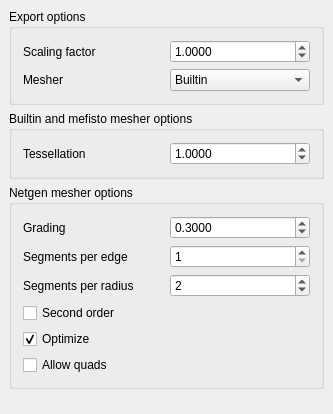
<?xml version="1.0" encoding="UTF-8"?>
<ui version="4.0">
 <class>Gui::Dialog::DlgSettingsArch</class>
 <widget class="QWidget" name="Gui::Dialog::DlgSettingsArch">
  <property name="geometry">
   <rect>
    <x>0</x>
    <y>0</y>
    <width>333</width>
    <height>414</height>
   </rect>
  </property>
  <property name="windowTitle">
   <string>DAE</string>
  </property>
  <layout class="QVBoxLayout">
   <property name="spacing">
    <number>6</number>
   </property>
   <property name="margin">
    <number>9</number>
   </property>
   <item>
    <widget class="QGroupBox" name="groupBox_3">
     <property name="title">
      <string>Export options</string>
     </property>
     <layout class="QVBoxLayout" name="verticalLayout_3">
      <item>
       <layout class="QHBoxLayout" name="horizontalLayout_7">
        <item>
         <widget class="QLabel" name="label_3">
          <property name="text">
           <string>Scaling factor</string>
          </property>
         </widget>
        </item>
        <item>
         <widget class="Gui::PrefDoubleSpinBox" name="doubleSpinBox">
          <property name="decimals">
           <number>4</number>
          </property>
          <property name="maximum">
           <double>999999.989999999990687</double>
          </property>
          <property name="value">
           <double>1.000000000000000</double>
          </property>
          <property name="prefEntry" stdset="0">
           <cstring>ColladaScalingFactor</cstring>
          </property>
          <property name="prefPath" stdset="0">
           <cstring>Mod/Arch</cstring>
          </property>
         </widget>
        </item>
       </layout>
      </item>
      <item>
       <layout class="QHBoxLayout" name="horizontalLayout">
        <item>
         <widget class="QLabel" name="label">
          <property name="text">
           <string>Mesher</string>
          </property>
         </widget>
        </item>
        <item>
         <widget class="Gui::PrefComboBox" name="comboBox">
          <property name="toolTip">
           <string>The mesher to use. If using netgen, make sure netgen is enabled in the Mesh module</string>
          </property>
          <property name="prefEntry" stdset="0">
           <cstring>ColladaMesher</cstring>
          </property>
          <property name="prefPath" stdset="0">
           <cstring>Mod/Arch</cstring>
          </property>
          <item>
           <property name="text">
            <string>Builtin</string>
           </property>
          </item>
          <item>
           <property name="text">
            <string>Mefisto</string>
           </property>
          </item>
          <item>
           <property name="text">
            <string>Netgen</string>
           </property>
          </item>
         </widget>
        </item>
       </layout>
      </item>
     </layout>
    </widget>
   </item>
   <item>
    <widget class="QGroupBox" name="groupBox_2">
     <property name="title">
      <string>Builtin and mefisto mesher options</string>
     </property>
     <layout class="QVBoxLayout" name="verticalLayout_2">
      <item>
       <layout class="QHBoxLayout" name="horizontalLayout_2">
        <item>
         <widget class="QLabel" name="label_2">
          <property name="text">
           <string>Tessellation</string>
          </property>
         </widget>
        </item>
        <item>
         <widget class="Gui::PrefDoubleSpinBox" name="doubleSpinBox_2">
          <property name="toolTip">
           <string>The tessellation value to use with the builtin and mefisto meshers</string>
          </property>
          <property name="decimals">
           <number>4</number>
          </property>
          <property name="value">
           <double>1.000000000000000</double>
          </property>
          <property name="prefEntry" stdset="0">
           <cstring>ColladaTessellation</cstring>
          </property>
          <property name="prefPath" stdset="0">
           <cstring>Mod/Arch</cstring>
          </property>
         </widget>
        </item>
       </layout>
      </item>
     </layout>
    </widget>
   </item>
   <item>
    <widget class="QGroupBox" name="groupBox">
     <property name="title">
      <string>Netgen mesher options</string>
     </property>
     <layout class="QVBoxLayout" name="verticalLayout">
      <item>
       <layout class="QHBoxLayout" name="horizontalLayout_3">
        <item>
         <widget class="QLabel" name="label_4">
          <property name="text">
           <string>Grading</string>
          </property>
         </widget>
        </item>
        <item>
         <widget class="Gui::PrefDoubleSpinBox" name="doubleSpinBox_3">
          <property name="toolTip">
           <string>The grading value to use for netgen meshing</string>
          </property>
          <property name="decimals">
           <number>4</number>
          </property>
          <property name="value">
           <double>0.300000000000000</double>
          </property>
          <property name="prefEntry" stdset="0">
           <cstring>ColladaGrading</cstring>
          </property>
          <property name="prefPath" stdset="0">
           <cstring>Mod/Arch</cstring>
          </property>
         </widget>
        </item>
       </layout>
      </item>
      <item>
       <layout class="QHBoxLayout" name="horizontalLayout_4">
        <item>
         <widget class="QLabel" name="label_5">
          <property name="text">
           <string>Segments per edge</string>
          </property>
         </widget>
        </item>
        <item>
         <widget class="Gui::PrefSpinBox" name="spinBox">
          <property name="toolTip">
           <string>The maximum number of segments per edge</string>
          </property>
          <property name="minimum">
           <number>1</number>
          </property>
          <property name="value">
           <number>1</number>
          </property>
          <property name="prefEntry" stdset="0">
           <cstring>ColladaSegsPerEdge</cstring>
          </property>
          <property name="prefPath" stdset="0">
           <cstring>Mod/Arch</cstring>
          </property>
         </widget>
        </item>
       </layout>
      </item>
      <item>
       <layout class="QHBoxLayout" name="horizontalLayout_5">
        <item>
         <widget class="QLabel" name="label_6">
          <property name="text">
           <string>Segments per radius</string>
          </property>
         </widget>
        </item>
        <item>
         <widget class="Gui::PrefSpinBox" name="spinBox_2">
          <property name="toolTip">
           <string>The number of segments per radius</string>
          </property>
          <property name="minimum">
           <number>1</number>
          </property>
          <property name="value">
           <number>2</number>
          </property>
          <property name="prefEntry" stdset="0">
           <cstring>ColladaSegsPerRadius</cstring>
          </property>
          <property name="prefPath" stdset="0">
           <cstring>Mod/Arch</cstring>
          </property>
         </widget>
        </item>
       </layout>
      </item>
      <item>
       <layout class="QHBoxLayout" name="horizontalLayout_6">
        <item>
         <widget class="Gui::PrefCheckBox" name="checkBox">
          <property name="toolTip">
           <string>Allow second order</string>
          </property>
          <property name="text">
           <string>Second order</string>
          </property>
          <property name="prefEntry" stdset="0">
           <cstring>ColladaSecondOrder</cstring>
          </property>
          <property name="prefPath" stdset="0">
           <cstring>Mod/Arch</cstring>
          </property>
         </widget>
        </item>
       </layout>
      </item>
      <item>
       <layout class="QHBoxLayout" name="horizontalLayout_8">
        <item>
         <widget class="Gui::PrefCheckBox" name="checkBox_2">
          <property name="toolTip">
           <string>Allows optimization</string>
          </property>
          <property name="text">
           <string>Optimize</string>
          </property>
          <property name="checked">
           <bool>true</bool>
          </property>
          <property name="prefEntry" stdset="0">
           <cstring>ColladaOptimize</cstring>
          </property>
          <property name="prefPath" stdset="0">
           <cstring>Mod/Arch</cstring>
          </property>
         </widget>
        </item>
       </layout>
      </item>
      <item>
       <layout class="QHBoxLayout" name="horizontalLayout_9">
        <item>
         <widget class="Gui::PrefCheckBox" name="checkBox_3">
          <property name="toolTip">
           <string>Allow quad faces</string>
          </property>
          <property name="text">
           <string>Allow quads</string>
          </property>
          <property name="prefEntry" stdset="0">
           <cstring>ColladaAllowQuads</cstring>
          </property>
          <property name="prefPath" stdset="0">
           <cstring>Mod/Arch</cstring>
          </property>
         </widget>
        </item>
       </layout>
      </item>
     </layout>
    </widget>
   </item>
   <item>
    <spacer name="verticalSpacer">
     <property name="orientation">
      <enum>Qt::Vertical</enum>
     </property>
     <property name="sizeHint" stdset="0">
      <size>
       <width>20</width>
       <height>40</height>
      </size>
     </property>
    </spacer>
   </item>
  </layout>
 </widget>
 <layoutdefault spacing="6" margin="11"/>
 <pixmapfunction>qPixmapFromMimeSource</pixmapfunction>
 <customwidgets>
  <customwidget>
   <class>Gui::PrefSpinBox</class>
   <extends>QSpinBox</extends>
   <header>Gui/PrefWidgets.h</header>
  </customwidget>
  <customwidget>
   <class>Gui::PrefCheckBox</class>
   <extends>QCheckBox</extends>
   <header>Gui/PrefWidgets.h</header>
  </customwidget>
  <customwidget>
   <class>Gui::PrefComboBox</class>
   <extends>QComboBox</extends>
   <header>Gui/PrefWidgets.h</header>
  </customwidget>
  <customwidget>
   <class>Gui::PrefDoubleSpinBox</class>
   <extends>QDoubleSpinBox</extends>
   <header>Gui/PrefWidgets.h</header>
  </customwidget>
 </customwidgets>
 <resources/>
 <connections/>
</ui>
